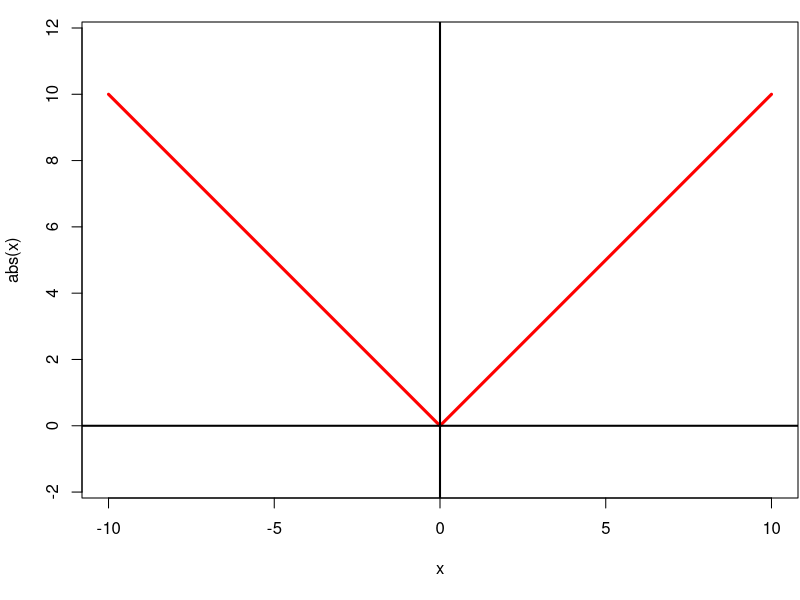
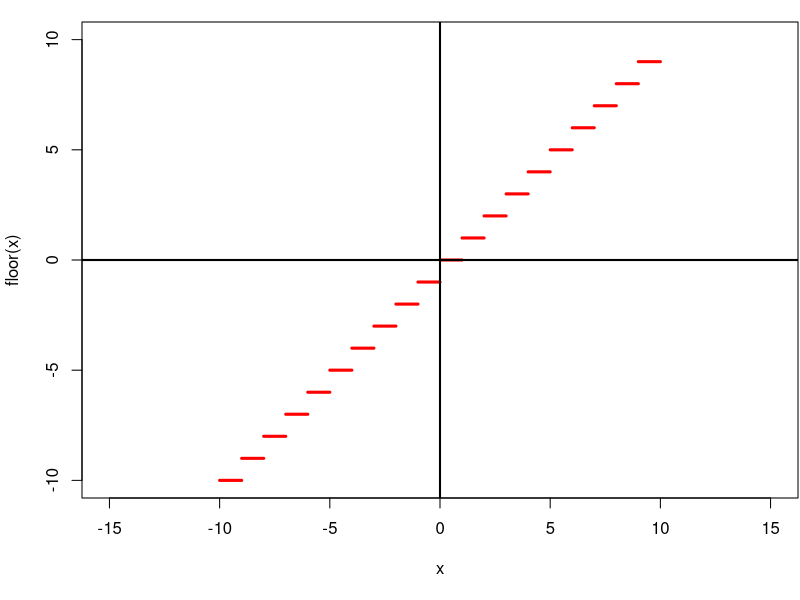
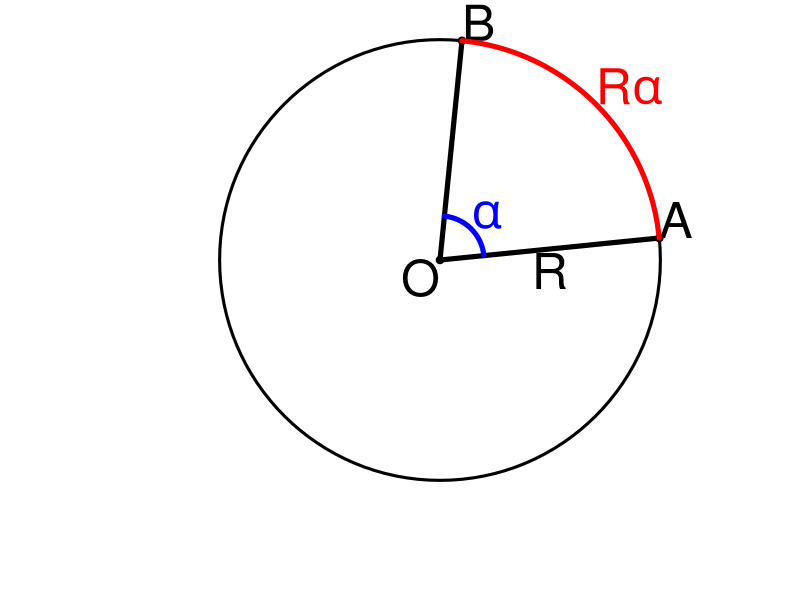
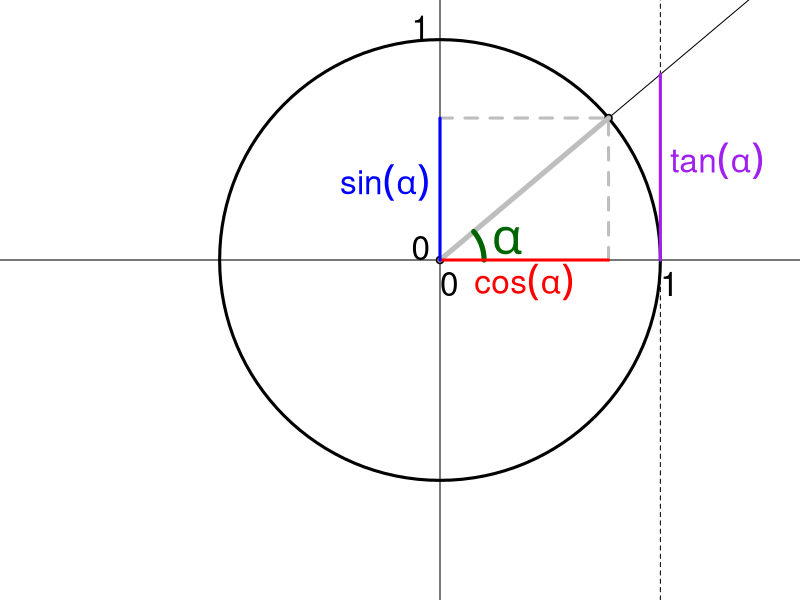
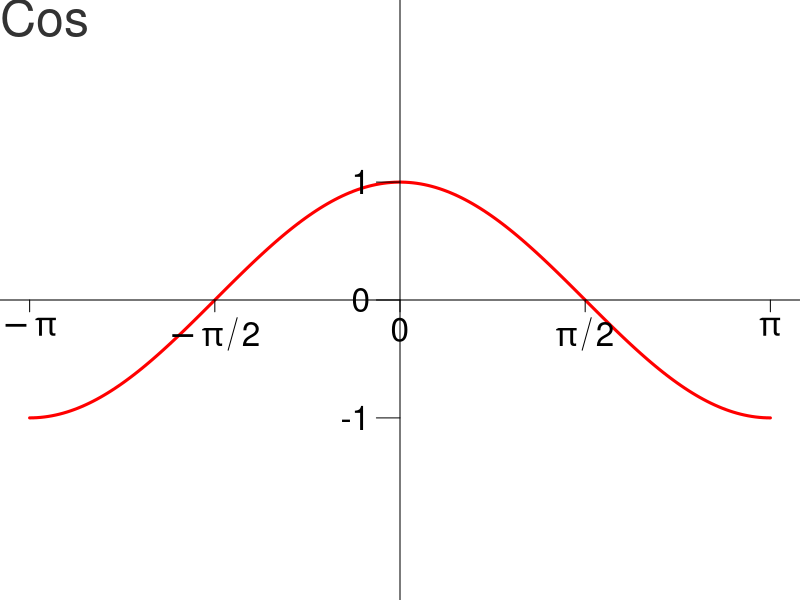
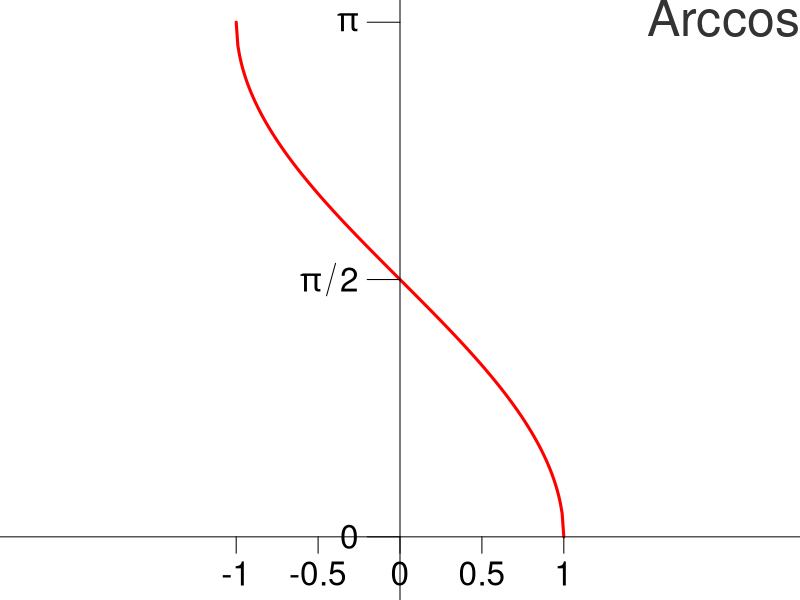
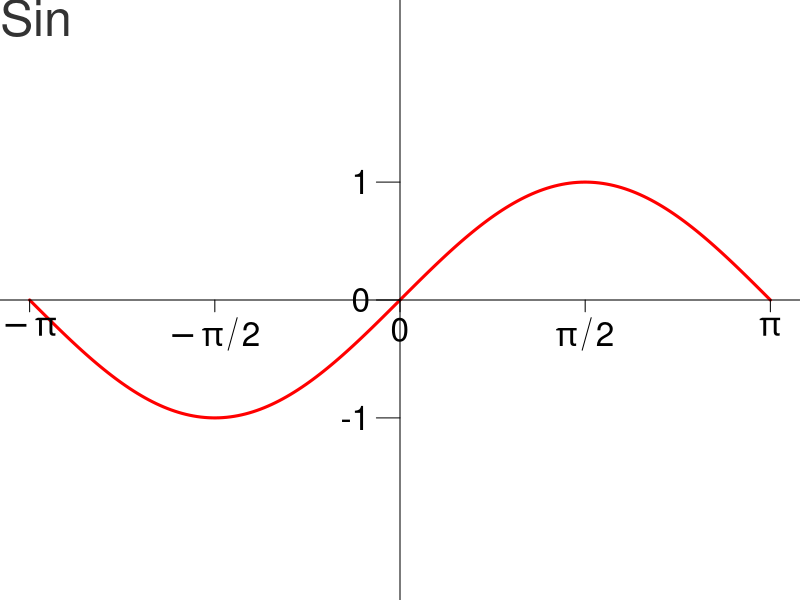
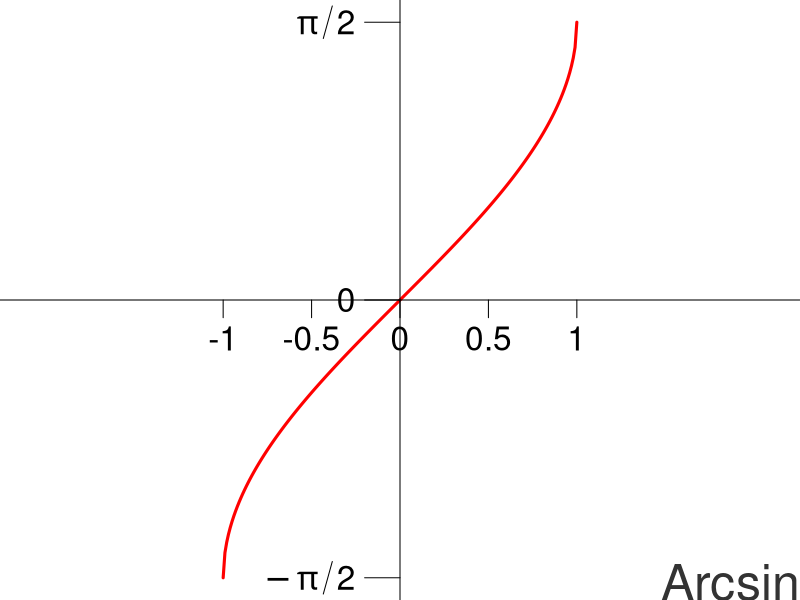

R code for these plots, in order:
## ---- chunk 1
knitr::opts_chunk$set(echo = FALSE)
library(dplyr)
## ---- chunk 2
data.frame(n = 1:7, factorielle = cumprod(1:7)) %>% knitr::kable()
## ---- chunk 3
par(mar = c(5.1, 4.1, 1.1, 0.1))
curve(abs, -10, 10, n = 10000, col = "red", lwd = 3, asp = 1)
abline(v = 0, h = 0, lwd = 2)
## ---- chunk 4
par(mar = c(5.1, 4.1, 1.1, 0.1))
curve(floor, -10, 10, n = 10000, col = "transparent", lwd = 3, asp = 1)
x0 <- seq(-10, 9, 1)
segments(x0 = x0, x1 = x0+1, y0 = x0, y1 = x0, lwd=3, col = "red")
abline(v = 0, h = 0, lwd = 2)
## ---- chunk 5
par(xpd = TRUE)
symbols(x = 0, y = 0, circles = 1, inches = FALSE, asp = 1, ylim = c(-1, 1), xlim = c(-1, 1), 
        xlab = NA, ylab = NA, lwd = 3, axes = FALSE)
points(0, 0, pch = 19)
alpha <- c(0.1, pi/2 - 0.1); points(cos(alpha), sin(alpha), pch = 19)
text(0, 0, "O", adj = c(1, 1), cex = 3)
text(c(cos(alpha)), c(sin(alpha)), c("A", "B"), adj = c(0, 0), cex = 3)
segments(x0 = c(0, 0), y0 = c(0, 0), x1 = cos(alpha), y1 = sin(alpha), lwd = 5)
text(cos(alpha[1])/2, sin(alpha[1])/2, labels = "R", cex = 3, pos = 1)
circle <- function(r) { return(function(x) { r * sqrt(1 - (x/r)^2)}) }
curve(circle(1)(x), from = cos(alpha[1]), to = cos(alpha[2]), col = "red", add = TRUE, lwd = 5)
text(x = cos(mean(alpha)), y = sin(mean(alpha)), labels = expression(R * alpha), cex = 3, col = "red", adj = c(0, 0))
small.r <- 0.2; curve(circle(small.r)(x), from = small.r*cos(alpha[1]), to = small.r*cos(alpha[2]), col = "blue", add = TRUE, lwd = 5)
text(x = small.r * cos(mean(alpha)), y = small.r * sin(mean(alpha)), 
     labels = expression(alpha), cex = 3, col = "blue", adj = c(0, 0))
## ---- chunk 6
par(xpd = TRUE)
symbols(x = 0, y = 0, circles = 1, inches = FALSE, asp = 1, ylim = c(-1, 1), xlim = c(-1, 1), xlab = NA, ylab = NA, axes = FALSE, lwd = 3)
points(0, 0, pch = 19)
alpha <- c(.7); points(cos(alpha), sin(alpha), pch = 19)
abline(h = 0, v = 0)
abline(v = 1, lty = 2)       
text(c(0, 1), c(0, 0), labels = c(0, 1), adj = c(0, 1.5), cex = 2)
text(c(0, 0), c(0, 1), labels = c(0, 1), adj = c(1.5, 0), cex = 2)
segments(0, 0, 10, 10*tan(alpha)); segments(0, 0, cos(alpha), sin(alpha), lwd = 5, col = "gray")
small.r <- 0.2; curve(circle(small.r)(x), from = small.r*cos(0), to = small.r*cos(alpha), col = "darkgreen", add = TRUE, lwd = 5)
text(x = small.r * cos(alpha/2), y = small.r * sin(alpha/2), 
     labels = expression(alpha), cex = 3, col = "darkgreen", pos = 4)
segments(c(0, cos(alpha)), 
         c(sin(alpha), 0), 
         c(cos(alpha), cos(alpha)), 
         c(sin(alpha), sin(alpha)), 
         lty= 2, col = "gray", lwd = 3)
## cos
segments(0, 0, cos(alpha), 0, col = "red", lwd = 3); text(cos(alpha)/2, 0, labels = expression(cos(alpha)), col = "red", pos = 1, cex = 2)
## sin
segments(0, 0, 0, sin(alpha), col = "blue", lwd = 3); text(0, sin(alpha)/2, labels = expression(sin(alpha)), col = "blue", pos = 2, cex = 2)
## tan
segments(1, 0, 1, tan(alpha), col = "purple", lwd = 3); text(1, tan(alpha)/2, labels = expression(tan(alpha)), col = "purple", pos = 4, cex = 2)
## ---- chunk 7
par(mar = c(0, 0, 0, 0))
x <- seq(-pi, pi, length.out = 200)
plot(x, cos(x), col = "red", type = "l", 
     axes = FALSE, xlab = "", ylab = "", lwd = 3, asp = 1, 
     xlim = c(-pi, pi), ylim = c(-1, 1))
abline(h = 0, v = 0)
segments(x0 = seq(-pi,pi, by = pi/2), x1 = seq(-pi, pi, by = pi/2), 
         y0 = rep(0, 5),  y1 = rep(-0.1, 5))
text(x = seq(-pi,pi, by = pi/2), y = rep(-0.15, 5), labels =  expression(-pi, -pi/2, 0, pi/2, pi), adj = c(0.5, 1), cex = 2)
segments(x0 = rep(0, 3), x1 = rep(-0.2, 3), 
         y0 = c(-1, 0, 1),  y1 = c(-1, 0, 1))
text(x = rep(-0.25, 2), y = c(-1, 0, 1), labels  = c(-1, 0, 1), adj = c(1, 0.5), cex = 2)
text(par("usr")[ 1 ], par("usr")[ 4 ], "Cos", adj = c( 0, 1 ), col = "grey20", cex = 3)
## ---- chunk 8
par(mar = c(0, 0, 0, 0))
x <- seq(-1, 1, length.out = 200)
plot(x, acos(x), col = "red", type = "l", 
     axes = FALSE, xlab = "", ylab = "", lwd = 3, asp = 1, 
     ylim = c(-0.25, pi))
abline(h = 0, v = 0)
segments(x0 = seq(-1,1, by = 0.5), x1 = seq(-1,1, by = 0.5), 
         y0 = rep(0, 5),  y1 = rep(-0.1, 5))
text(x = seq(-1,1, by = 0.5), y = rep(-0.15, 5), labels =  seq(-1,1, by = 0.5), adj = c(0.5, 1), cex = 2)
segments(x0 = rep(0, 3), x1 = rep(-0.2, 3), 
         y0 = c(0, 1/2, 1)*pi,  y1 = c(0, 1/2, 1)*pi)
text(x = rep(-0.25, 3), y = c(0, 0.5, 1)*pi, labels  = expression(0, pi/2, pi), adj = c(1, 0.5), cex = 2)
text(par("usr")[ 2 ], par("usr")[ 4 ], "Arccos", adj = c( 1, 1 ), col = "grey20", cex = 3)
## ---- chunk 9
par(mar = c(0, 0, 0, 0))
x <- seq(-pi, pi, length.out = 200)
plot(x, sin(x), col = "red", type = "l", 
     axes = FALSE, xlab = "", ylab = "", lwd = 3, asp = 1, 
     xlim = c(-pi, pi), ylim = c(-1, 1))
abline(h = 0, v = 0)
segments(x0 = seq(-pi,pi, by = pi/2), x1 = seq(-pi, pi, by = pi/2), 
         y0 = rep(0, 5),  y1 = rep(-0.1, 5))
text(x = seq(-pi,pi, by = pi/2), y = rep(-0.15, 5), labels =  expression(-pi, -pi/2, 0, pi/2, pi), adj = c(0.5, 1), cex = 2)
segments(x0 = rep(0, 3), x1 = rep(-0.2, 3), 
         y0 = c(-1, 0, 1),  y1 = c(-1, 0, 1))
text(x = rep(-0.25, 2), y = c(-1, 0, 1), labels  = c(-1, 0, 1), adj = c(1, 0.5), cex = 2)
text(par("usr")[ 1 ], par("usr")[ 4 ], "Sin", adj = c( 0, 1 ), col = "grey20", cex = 3)
## ---- chunk 10
par(mar = c(0, 0, 0, 0))
x <- seq(-1, 1, length.out = 200)
plot(x, asin(x), col = "red", type = "l", 
     axes = FALSE, xlab = "", ylab = "", lwd = 3, asp = 1, 
     ylim = c(-pi/2, pi/2))
abline(h = 0, v = 0)
segments(x0 = seq(-1,1, by = 0.5), x1 = seq(-1,1, by = 0.5), 
         y0 = rep(0, 5),  y1 = rep(-0.1, 5))
text(x = seq(-1,1, by = 0.5), y = rep(-0.15, 5), labels =  seq(-1,1, by = 0.5), adj = c(0.5, 1), cex = 2)
segments(x0 = rep(0, 3), x1 = rep(-0.2, 2), 
         y0 = c(-1, 0, 1)*pi/2,  y1 = c(-1, 0, 1)*pi/2)
text(x = rep(-0.25, 3), y = c(-1, 0, 1)*pi/2, labels  = expression(-pi/2, 0, pi/2), adj = c(1, 0.5), cex = 2)
text(par("usr")[ 2 ], par("usr")[ 3 ], "Arcsin", adj = c( 1, 0 ), col = "grey20", cex = 3)
## ---- chunk 11
par(mar = c(0, 0, 0, 0))
x <- seq(-pi/2, pi/2, length.out = 200)
plot(x, tan(x), col = "red", type = "l", 
     axes = FALSE, xlab = "", ylab = "", lwd = 3, asp = 1, 
     xlim = c(-pi/2, pi/2), ylim = c(-4, 4))
abline(h = 0, v = 0)
segments(x0 = seq(-pi/2,pi/2, by = pi/4), x1 = seq(-pi/2, pi/2, by = pi/4), 
         y0 = rep(0, 5),  y1 = rep(-0.2, 5))
text(x = seq(-pi/2,pi/2, by = pi/4), y = rep(-0.15, 5), 
     labels =  expression(-frac(pi, 2), -frac(pi, 4), 0, frac(pi, 4), frac(pi, 2)), 
     adj = c(0.5, 1), cex = 2)
segments(x0 = rep(0, 3), x1 = rep(-0.2, 3), 
         y0 = seq(-4, 4, 1))
text(x = rep(-0.25, 2), y = seq(-4, 4, 1), labels  = seq(-4, 4, 1), adj = c(1, 0.5), cex = 2)
text(par("usr")[ 1 ], par("usr")[ 4 ], "Tan", adj = c( 0, 1 ), col = "grey20", cex = 3)
## ---- chunk 12
par(mar = c(0, 0, 0, 0))
x <- seq(-4, 4, length.out = 200)
plot(x, atan(x), col = "red", type = "l", 
     axes = FALSE, xlab = "", ylab = "", lwd = 3, asp = 1, 
     ylim = c(-pi/2, pi/2))
abline(h = 0, v = 0)
segments(x0 = seq(-4, 4, by = 1), 
         y0 = 0,  y1 = -0.1)
text(x = seq(-4, 4, 1), y = -0.15, labels =  seq(-4 , 4, by = 1), adj = c(0.5, 1), cex = 2)
segments(x0 = 0, x1 = -0.2, 
         y0 = seq(-2, 2, 1)*pi/4)
text(x = -0.25, y = seq(-2, 2, 1)*pi/4, labels  = expression(-pi/2, -pi/4, 0, pi/4, pi/2), adj = c(1, 0.5), cex = 2)
text(par("usr")[ 1 ], par("usr")[ 4 ], "Arctan", adj = c( 0, 1 ), col = "grey20", cex = 3)
